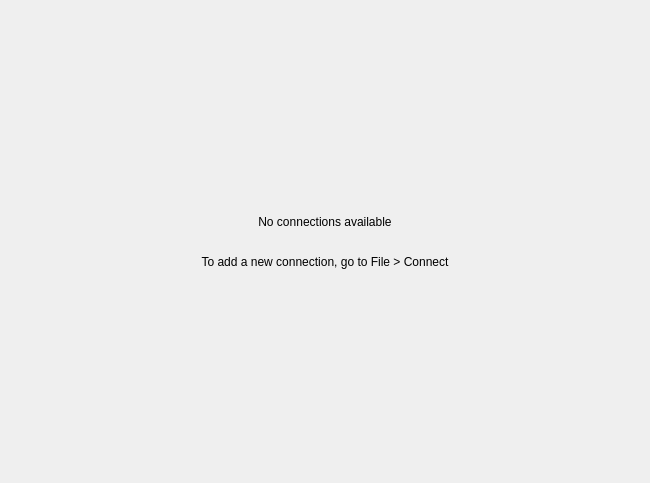
<?xml version="1.0" encoding="UTF-8"?>
<ui version="4.0">
 <class>EmptyWidget</class>
 <widget class="QWidget" name="EmptyWidget">
  <property name="geometry">
   <rect>
    <x>0</x>
    <y>0</y>
    <width>650</width>
    <height>483</height>
   </rect>
  </property>
  <property name="windowTitle">
   <string notr="true">EmptyWidget</string>
  </property>
  <layout class="QVBoxLayout" name="verticalLayout">
   <item>
    <spacer name="verticalSpacer">
     <property name="orientation">
      <enum>Qt::Orientation::Vertical</enum>
     </property>
     <property name="sizeHint" stdset="0">
      <size>
       <width>20</width>
       <height>40</height>
      </size>
     </property>
    </spacer>
   </item>
   <item>
    <widget class="QLabel" name="label">
     <property name="text">
      <string>No connections available</string>
     </property>
     <property name="alignment">
      <set>Qt::AlignmentFlag::AlignCenter</set>
     </property>
    </widget>
   </item>
   <item>
    <widget class="QLabel" name="hidden_label">
     <property name="text">
      <string notr="true"/>
     </property>
     <property name="alignment">
      <set>Qt::AlignmentFlag::AlignCenter</set>
     </property>
    </widget>
   </item>
   <item>
    <widget class="QLabel" name="label_2">
     <property name="text">
      <string>To add a new connection, go to File &gt; Connect</string>
     </property>
     <property name="alignment">
      <set>Qt::AlignmentFlag::AlignCenter</set>
     </property>
    </widget>
   </item>
   <item>
    <spacer name="verticalSpacer_2">
     <property name="orientation">
      <enum>Qt::Orientation::Vertical</enum>
     </property>
     <property name="sizeHint" stdset="0">
      <size>
       <width>20</width>
       <height>40</height>
      </size>
     </property>
    </spacer>
   </item>
  </layout>
 </widget>
 <resources/>
 <connections/>
</ui>
